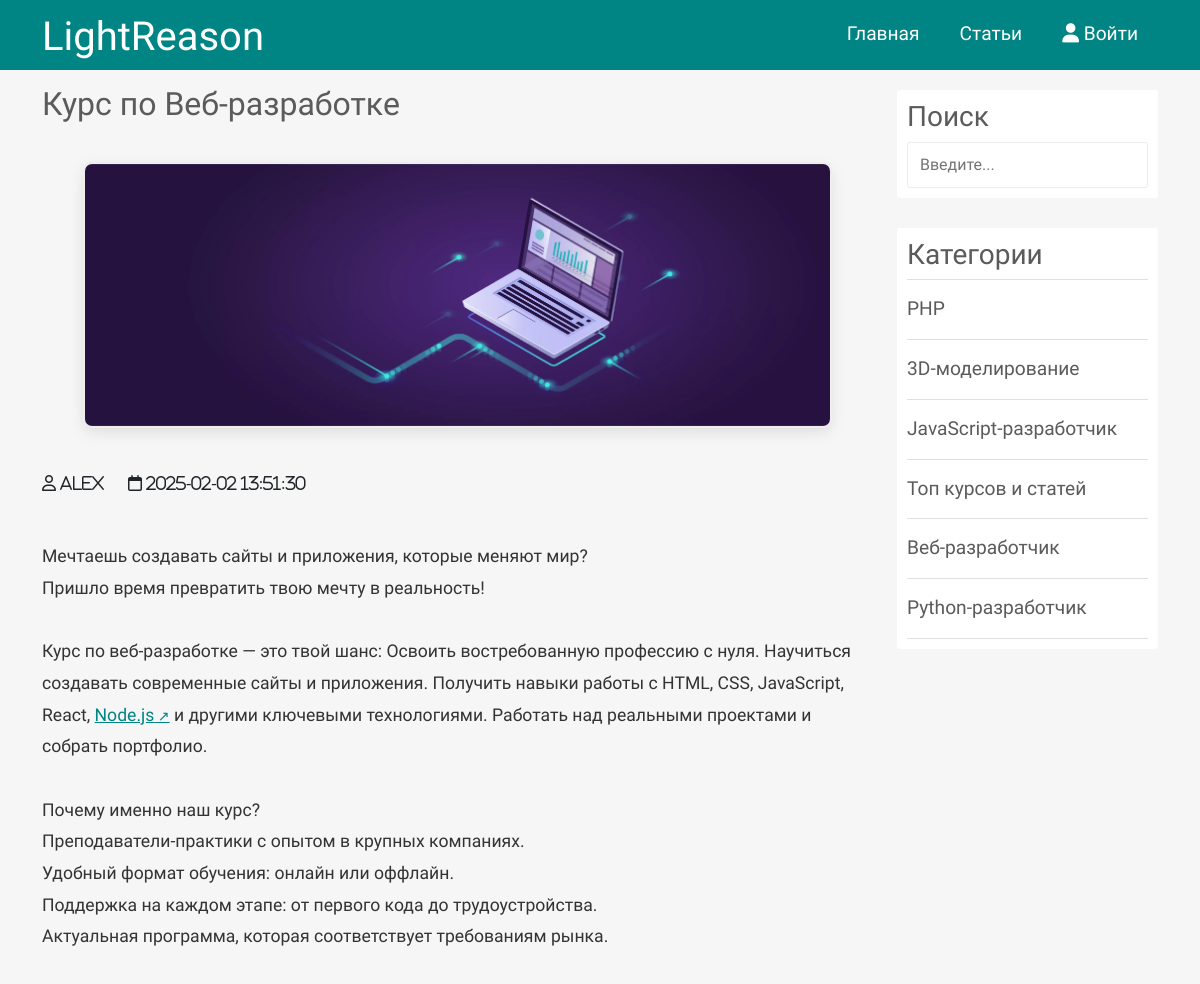
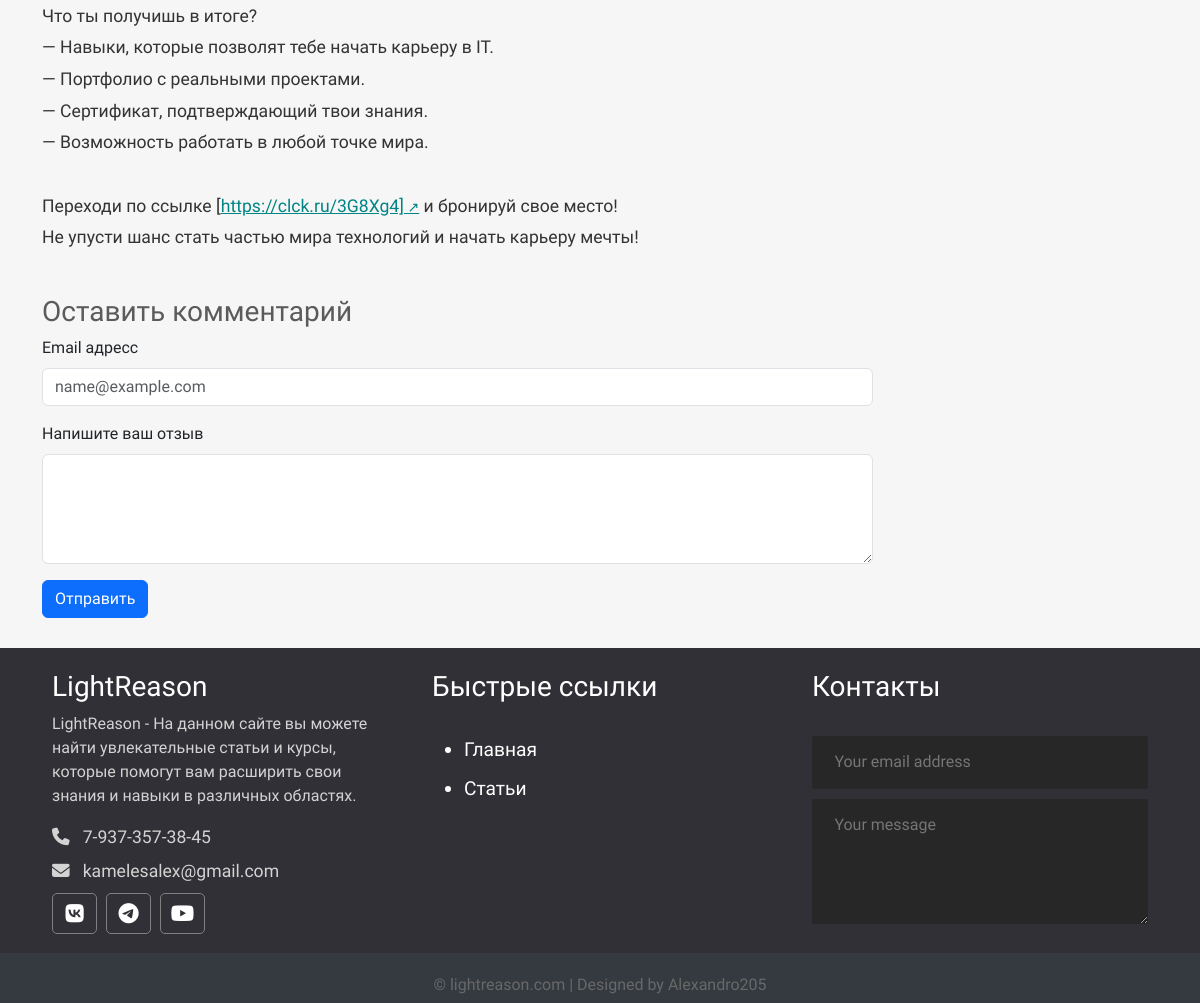
Screenshot of /single.php?post=18 with the database file from the repository (2 pictures, top to bottom).
### tables this page shows
CREATE TABLE `posts` (
  `id_posts` int NOT NULL,
  `id_user` int NOT NULL,
  `title` varchar(250) NOT NULL,
  `img` varchar(250) NOT NULL,
  `content` longtext NOT NULL,
  `status` tinyint NOT NULL,
  `id_topic` int DEFAULT NULL,
  `created_data` datetime NOT NULL DEFAULT CURRENT_TIMESTAMP
);

CREATE TABLE `users` (
  `id_user` int NOT NULL,
  `admin_user` tinyint NOT NULL,
  `user_name` varchar(255) NOT NULL,
  `email_user` varchar(255) NOT NULL,
  `password_user` varchar(255) NOT NULL,
  `created_user` timestamp NOT NULL DEFAULT CURRENT_TIMESTAMP
);

CREATE TABLE `topics` (
  `id_topics` int NOT NULL,
  `name_topics` varchar(120) NOT NULL,
  `description_topics` text NOT NULL
);

### app/database/db.php (called while the page is built, shortened)
<?php
require('connect.php');
function dbCheckError($query) {
    $errInfo = $query->errorInfo();
    return true;
}
function selectAll($table, $params = []){
   global $pdo;
    $sql = "SELECT * FROM $table";
   if (!empty($params)) {
       $i = 0;
       foreach ($params as $key => $value) {
           if ($i === 0) {
               $sql = $sql . " WHERE $key = $value";
           }else {
               $sql = $sql . " AND $key = $value";
           }
           $i++;
       }
   }
    $query = $pdo->prepare($sql);
    $query->execute();
   return $query->fetchAll();
}
function selectPostFromPostsWithUsersOnSingle($table1, $table2, $id){
    global $pdo;
    $sql = "SELECT p.*, u.user_name FROM $table1 AS p JOIN $table2 AS u ON p.id_user = u.id_user WHERE p.id_posts=$id";
    $query = $pdo->prepare($sql);
    $query->execute();
    return $query->fetch();
}

### app/controllers/topics.php (called while the page is built, shortened)
<?php
include SITE_ROOT . "/app/database/db.php";
$topics = selectAll('topics');

### single.php (the view, shortened to what this page needs)
<?php
    include "app/controllers/topics.php";
    $post = selectPostFromPostsWithUsersOnSingle('posts', 'users', $_GET['post']);
function make_links_clickable($text) {
    $pattern = '~((?:https?://)?(?:www\.)?[a-zA-Z0-9-.]+\.[a-zA-Z]{2,}(?:/[^\s]*)?)~';
    return preg_replace_callback($pattern, function($matches) {
        $url = $matches[1];
        if (!preg_match('~^https?://~i', $url)) {
            $url = 'http://' . $url;
        }
        return '<a href="' . htmlspecialchars($url, ENT_QUOTES) . '" target="_blank" rel="noopener noreferrer">' . htmlspecialchars($matches[1]) . '</a>';
    }, $text);
}
?>
<!doctype html>
<html lang="en">
<head>
    <link href="https://cdn.jsdelivr.net/npm/bootstrap@5.3.3/dist/css/bootstrap.min.css" rel="stylesheet">
    <link rel="stylesheet" href="assets/css/style.css">
</head>
<body>
<?php include("app/include/header.php"); ?>
<div class="container">
    <div class="content row">
        <div class="main-content col-md-9 col-12">
            <h2><?php echo $post['title']; ?></h2>
            <div class="single_post row align-items-center">
                <div class="img col-12">
                    <img src="<?= BASE_URL . 'assets/images/posts/' . $post['img'] ?>" alt="<?=$post['title']?>"
                    class="img-shadow img-border">
                </div>
                <div class="info">
                    <i class="far fa-user"> <?= $post['user_name']; ?></i>
                    <i class="far fa-calendar"> <?= $post['created_data']; ?></i>
                </div>
                <div class="single_post_text">
                    <?= make_links_clickable(nl2br(htmlspecialchars_decode($post['content']))) ?>
                </div>
                <?php include("app/include/comments.php"); ?>
            </div>
        </div>
        <div class="sidebar col-md-3 col-12">
            <div class="section search">
                <h3>Поиск</h3>
                <form action="/" method="post">
                    <input type="text" name="search-term" class="text-input" placeholder="Введите...">
                </form>
            </div>
            <div class="section topics">
                <h3>Категории</h3>
                <ul>
                    <?php foreach ($topics as $key => $topic):  ?>
                        <li>
                            <a href="<?=BASE_URL . 'category.php?id=' . $topic['id_topics']; ?>"><?=$topic['name_topics']; ?></a>
                        </li>
                    <?php endforeach; ?>
                </ul>
            </div>
        </div>
    </div>
</div>
<?php include("app/include/footer.php"); ?>
</body>
</html>

### assets/css/style.css (style rules this page uses)
* { font-family: 'Comfortaa', cursive; }
html, h1, h2, h3, h4, h5, h6 { color: #5c5b5b; }
body { background: #f6f6f6; }
a { text-decoration: none; color: inherit; }
input { padding: 10px 12px; display: block; width: 100%; border-radius: 3px; border: 1px solid #ececec; line-height: 1.5rem; color: #444444; font-size: 1rem; }
.main-content h2 { margin: 15px 0; }
.img img { width: 90%; height: 200px; border-radius: 5px; }
.search { margin-top: 20px; }
.sidebar .section { background: #ffffff; padding: 10px; border-radius: 3px; margin-bottom: 30px ; }
.sidebar .topics ul { margin: 0; padding: 0; list-style: none; border-top: 1px solid #e0e0e0; }
.sidebar .topics ul li a { display: block; padding: 15px 0px 15px 0px; border-bottom: 1px solid #e0e0e0; transition: all 0.3s; text-decoration: none; font-weight: 500; color: #5c5b5b; font-size: 1.2em; }
.single_post { margin-bottom: 30px; }
.single_post .info { margin: 20px 0; }
.single_post .info i { display: inline-block; margin-right: 20px; }
.single_post a { text-decoration: underline; }
.single_post_text { font-family: 'Comfortaa', cursive; line-height: 1.8; font-size: 1.1rem; color: #333; margin: 25px 0; }
.single_post_text a { color: #008484; text-decoration: underline; }
.single_post_text a { color: #008484; text-decoration: underline; word-break: break-all; }
.single_post_text a[href^="http"]:not([href*="<?= $_SERVER['HTTP_HOST'] ?>"])::after { content: " ↗"; font-size: 0.8em; }
.single_post .img { margin: 25px 0; text-align: center; }
.single_post .img img { max-width: 100%; height: auto; border-radius: 8px; box-shadow: 0 5px 15px rgba(0, 0, 0, 0.1); transition: all 0.3s ease; border: 1px solid #eee; }
.img-shadow { box-shadow: 0 4px 8px rgba(0,0,0,0.1); }
.img-border { border: 5px solid #fff; outline: 1px solid #eee; }

### rows the page displays
posts: title "Курс по Веб-разработке", img (picture), id_user.user_name "Alex", created_data "2025-02-02 13:51:30", content "Мечтаешь создавать сайты и приложения, которые меняют мир? Пришло время превратить твою мечту в реальность! Курс по веб-разработке — это твой шанс: Освоить востребованную профессию с нуля. Научиться создавать современные сайты и приложения. Получить навыки работы с HTML, CSS, JavaScript, React, и другими ключевыми технологиями. Работать над реальными проектами и собрать портфолио. Почему именно наш курс? Преподаватели-практики с опытом в крупных компаниях. Удобный формат обучения: онлайн или оффлайн. Поддержка на каждом этапе: от первого кода до трудоустройства. Актуальная программа, которая соответствует требованиям рынка. Что ты получишь в итоге? — Навыки, которые позволят тебе начать…"
topics: name_topics "PHP"
topics: name_topics "3D-моделирование"
topics: name_topics "JavaScript-разработчик"
topics: name_topics "Toп курсов и статей"
topics: name_topics "Веб-разработчик"
topics: name_topics "Python-разработчик"

### other values shown
$matches[1] "Node.js https://clck.ru/3G8Xg4]"
